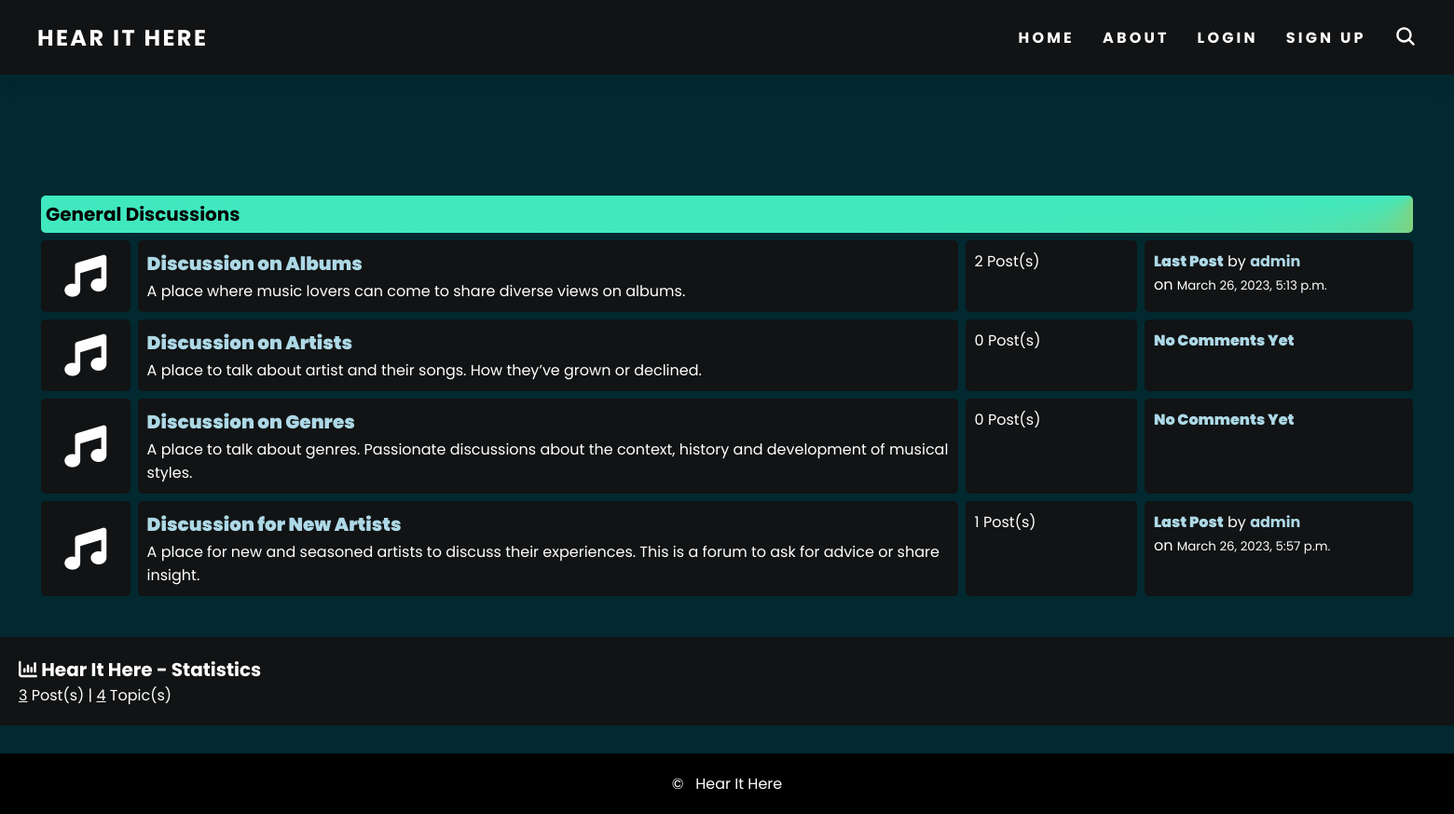
The page / on the database its author committed.
### forum/models.py (models this page shows, shortened)
class Category(models.Model):
    title = models.CharField(max_length=50, unique=True, null=False)
    content = models.CharField(max_length=500, null=True)

class Post(models.Model):
    title = models.CharField(max_length=100, unique=True, null=False)
    description = models.TextField(null=False)
    time = models.DateTimeField(auto_now_add=True)
    user = models.ForeignKey(CustomUser, on_delete=models.CASCADE)
    category = models.ForeignKey(Category, on_delete=models.CASCADE)

### account/models.py (models this page shows, shortened)
class CustomUser(AbstractBaseUser, PermissionsMixin):
    email = models.EmailField(max_length=255, null=False, unique=True)
    username = models.CharField(max_length=50, null=False, unique=True)
    birthday = models.DateField(null=False)
    date_joined = models.DateTimeField(auto_now_add=True)
    is_staff = models.BooleanField(default=False)
    is_active = models.BooleanField(default=False)
    is_mod = models.BooleanField(default=False)
    USERNAME_FIELD = 'username'
    REQUIRED_FIELDS = ['email', 'birthday']
    objects = CustomUserManager()

### homepage/views.py (the view)
# urls.py: path('', views.home_response, name='home'),
def home_response(request):
    categories = Category.objects.all()
    total = 0
    for category in categories:
        total += category.post_set.count()
    return render(request, 'index.html', {'categories': categories, 'total': total})

### homepage/templates/index.html (shortened to what this page needs)
{% extends 'templates/base.html' %}
{% block content %}
<div class = "container">
    <div class = "subforum">
        <div class = "subforum-title">
            <h1>General Discussions</h1>
        </div>
        {% for category in categories %}
            <div class = "subforum-row">
                <div class = "subforum-icon subforum-column center">
                    <i class="fa-solid fa-music"></i>
                </div>
                <div class = "subforum-description subforum-column">
                    <h1><a href="{% url 'forum:posts' category_id=category.id %}">{{ category.title }}</a></h1>
                    <p>{{ category.content }}</p>
                </div>
                <div class = "subforum-stats subforum-column">
                    <span>{{ category.post_set.count }} Post(s)</span>
                </div>
                <div class = "subforum-info subforum-column">
                    {% if category.post_set.last %}
                        <b><a class="last-post" href="{% url 'forum:view_post' category_id=category.id post_id=category.post_set.last.id%}">
                            Last Post</a></b> by
                        <a class="last-post" href="{% url 'account:profile' username=category.post_set.last.user.username %}">
                            {{ category.post_set.last.user.username }}</a>
                        <br>
                        on <small>{{ category.post_set.last.time  }}</small>
                    {% else %}
                        <b><a>No Comments Yet</a></b>
                    {% endif %}
                </div>
            </div>
        {% endfor %}
    </div>
</div>
<div class = "forum-info">
    <div class = "chart">
        <i class = "fa fa-bar-chart"></i> Hear It Here - Statistics &nbsp;
    </div>
    <div>
      <span><u>{{ total }}</u> Post(s) |
          <u>{{ categories|length }}</u> Topic(s)</span>
    </div>
</div>
{% endblock %}

### static/css/style.css (style rules this page uses)
* { margin: 0; padding: 0; box-sizing: border-box; }
body { font-family: 'Poppins'; min-height: 100vh; background: rgb(2, 41, 48) 100%; overflow-x: hidden; color: #fff; }
a { color: lightblue; font-weight: bolder; text-decoration: none; }
h1 { font-size: 20px; font-weight: bolder; }
.container { margin: 20px; padding: 20px; }
.subforum { margin-top: 20px; }
.subforum-title { background: conic-gradient(at top right, orange, cyan); padding: 5px; border-radius: 5px; margin: 4px; color: black; }
.subforum-description { margin-block: 0; }
.subforum-row { display: grid; grid-template-columns: 7% 60% 13% 20% }
.subforum-column { padding: 10px; margin: 4px; border-radius: 5px; background-color: #111314; }
.subforum-description h1 a { display: inline-block; position: relative; padding-bottom: 2px; }
.subforum-description h1 a::before { content: ""; position: absolute; height: 2px; left: 0; bottom: 0; width: 0; background: #40E0D0; transition: width 0.25s ease-out; }
.center { display: flex; justify-content: center; align-items: center; }
.subforum-icon { font-size: 45px; }
.forum-info { padding: 20px; background-color: #111314; }
.chart { font-size: 20px; font-weight: bold; }

### rows shown on the page
Category: title "Discussion on Albums", content "A place where music lovers can come to share diverse views on albums.", post_set.count "2", post_set.last.user.username "admin", post_set.last.time "March 26, 2023, 5:13 p.m."
Category: title "Discussion on Artists", content "A place to talk about artist and their songs. How they’ve grown or declined.", post_set.count "0", shows "No Comments Yet"
Category: title "Discussion on Genres", content "A place to talk about genres. Passionate discussions about the context, history and development of musical styles.", post_set.count "0", shows "No Comments Yet"
Category: title "Discussion for New Artists", content "A place for new and seasoned artists to discuss their experiences. This is a forum to ask for advice or share insight.", post_set.count "1", post_set.last.user.username "admin", post_set.last.time "March 26, 2023, 5:57 p.m."

### other values the page prints
{{ total }} "3"
{{ categories|length }} "4"
